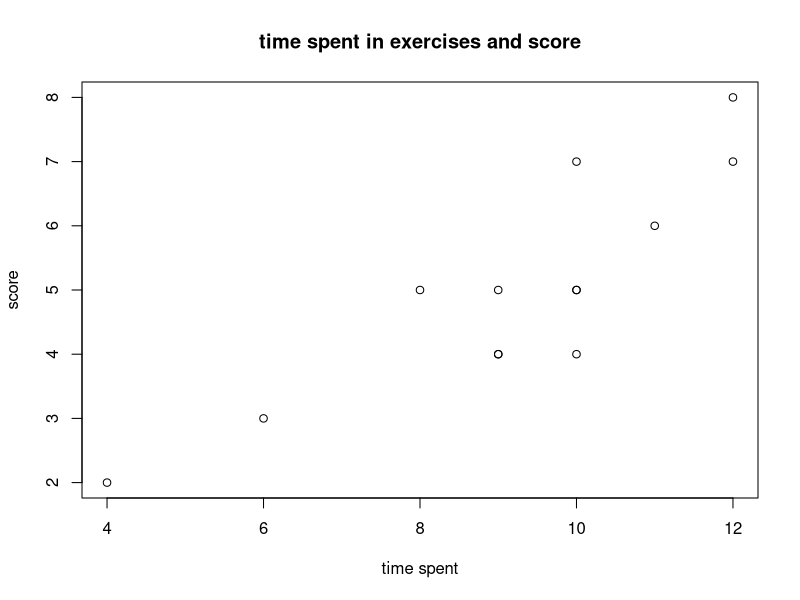
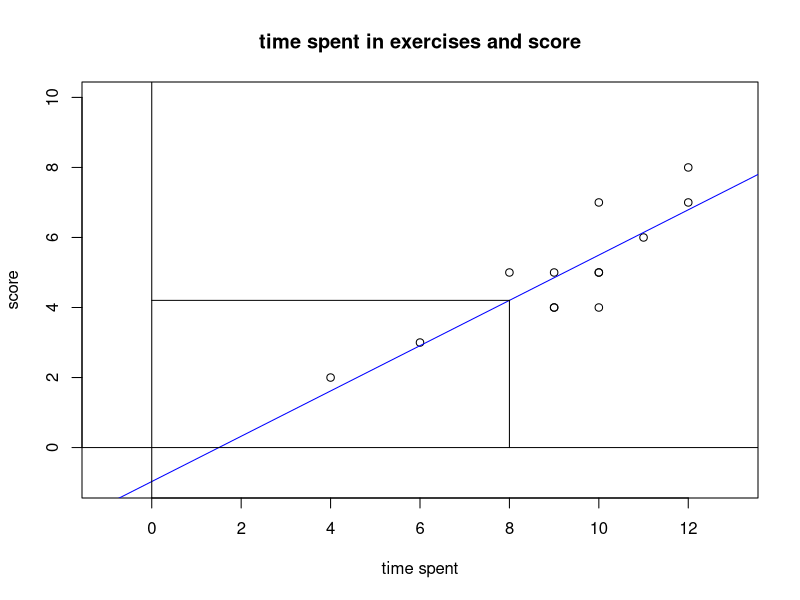
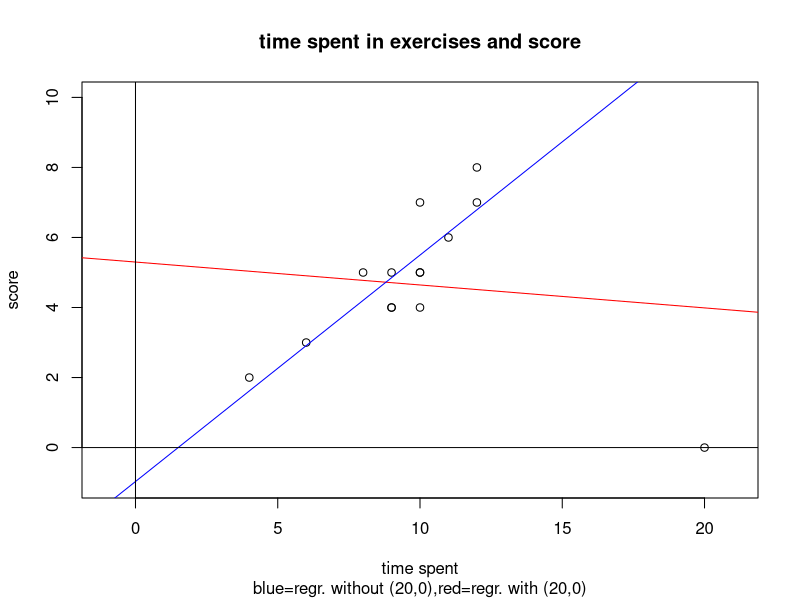

Write R code to recreate these figures, in order.
#####################################################
# Descriptive Statistics: time spent in exercise and
#                         score in exam
#
# File: des_stat_exerc_score.R
#
#####################################################

# load package
library(tidyverse)

# For a certain class, the relationship between the 
# amount of time spent in exercises (X) and the test 
# score (Y) was examined.
results <- 
  tibble(
    time =  c(10,9,9,11,10,10,6,10,8,12,9,4,12),
    score = c(5, 5,4,6, 7, 5, 3,4, 5,7, 4,2,8)
  )

# a) Draw a scatterplot of the data.
plot(x = results$time, 
     y = results$score,
     main="time spent in exercises and score",
     xlab="time spent", ylab="score")

# eps-file
dev.copy2eps(file="../pictures/score_reg1.eps")

# Compute the covariance and the coefficient of correlation.
cov(results$time,results$score) # 3.25
cor(results$time,results$score) # 0.861269
# or
results %>%
  summarise("covariance" = cov(time,score),
            "coeff. of correlation" = cor(time,score))

# Compute the regression line Y=a+bX.(X = time, Y = score)
reg1 <- lm(results$score~results$time)
reg1
# coefficients of the line
a <- reg1$coefficients[1]
b <- reg1$coefficients[2]
a;b

# add the residuals and the fitted values to the tibble results
results <- results %>%
  mutate(res.scores = reg1$residuals,
         pred.scores = reg1$fitted.values)
results

# Find the predicted score for someone with 8 units of 
# time spent in exercises.
pred_test_score <- a+b*8
pred_test_score #  4.204082


plot(x = results$time, 
     y = results$score,
     xlim = c(-1,13),
     ylim = c(-1,10),
     main="time spent in exercises and score",
     xlab="time spent", ylab="score")
# add the regression line
abline(reg1, col="blue")
# add line segments
segments(8,pred_test_score,0,pred_test_score)
segments(8,0,8,pred_test_score)
# add axis
abline(h=0)
abline(v=0)
# eps-file
dev.copy2eps(file="../pictures/score_reg2.eps")

# Compute the proportion of variation explained by the linear reg.
B <- cor(results$time,results$score)^2
B #  0.7417842

# add the point (20,0)
results <-
  results %>%
  add_row(time=20,score=0)

# calculate again the regression line
reg2 <- lm(results$score~results$time)
# blot both regression lines
plot(x = results$time, 
     y = results$score,
     xlim = c(-1,21),
     ylim = c(-1,10),
     main="time spent in exercises and score",
     sub="blue=regr. without (20,0),red=regr. with (20,0)",
     xlab="time spent", ylab="score")
# add regression lines
abline(reg2, col="red")
abline(reg1,col="blue")
# add axis
abline(h=0)
abline(v=0)

# eps-file
dev.copy2eps(file="../pictures/score_reg3.eps")

# coeffiecient of determination
B_new <- cor(results$time,results$score)^2
B_new
